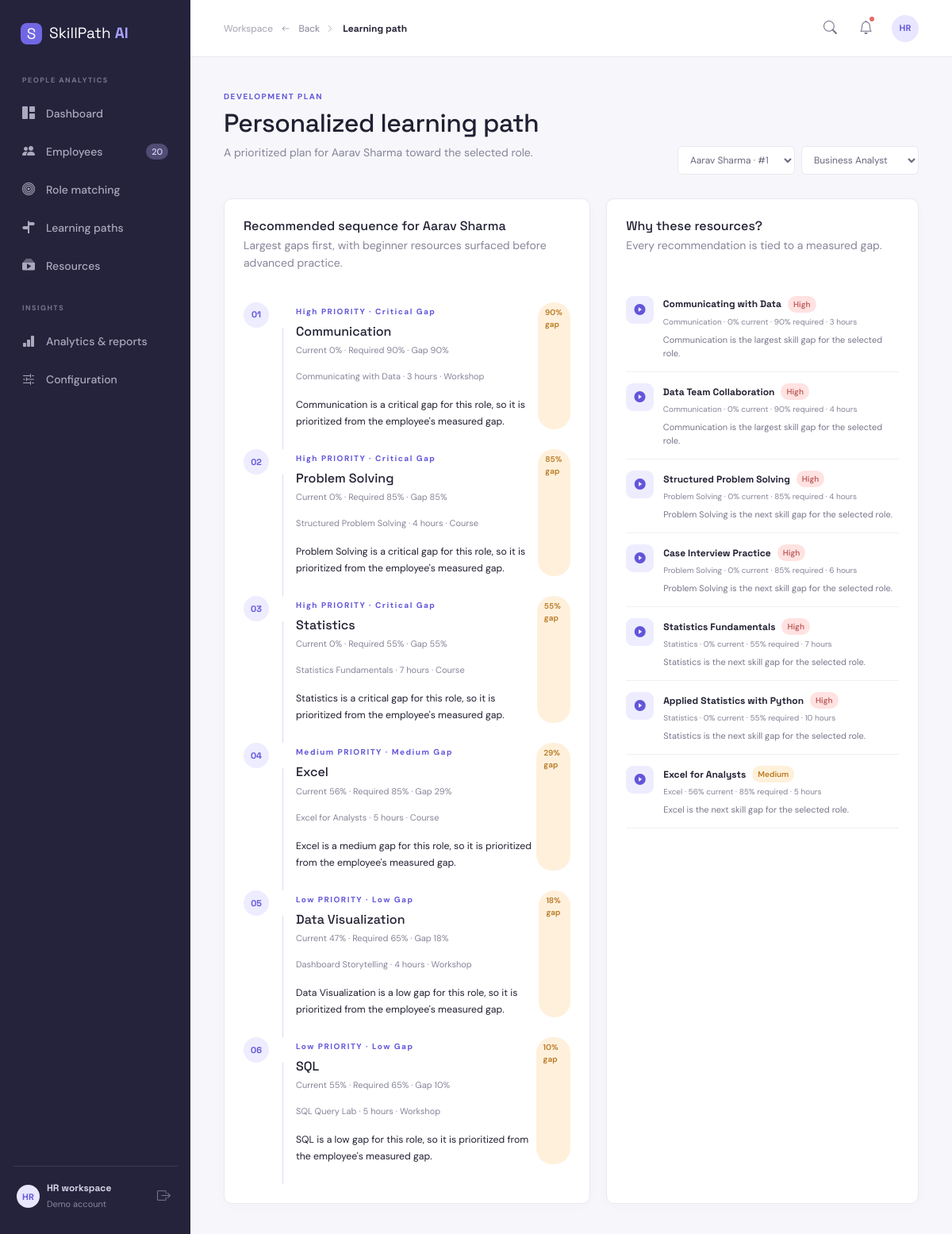
Before: /learning-path with the older database file.
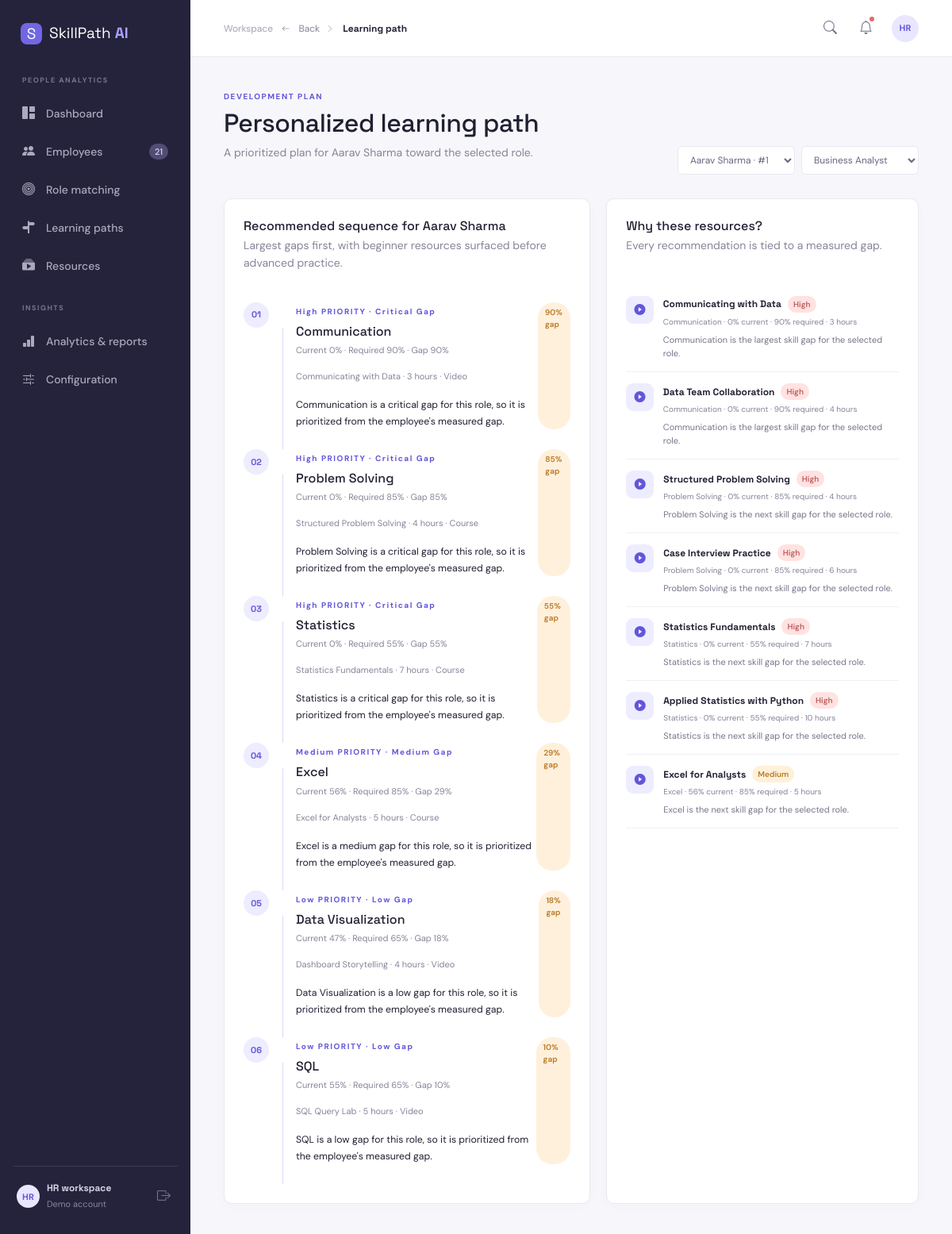
After: the same page with the newer database file.
### tables this page shows
CREATE TABLE employees (id INTEGER PRIMARY KEY AUTOINCREMENT, name TEXT NOT NULL, email TEXT NOT NULL UNIQUE, department TEXT NOT NULL, experience INTEGER NOT NULL DEFAULT 1, profile TEXT DEFAULT '', created_at TEXT DEFAULT CURRENT_TIMESTAMP, current_role TEXT DEFAULT '');

CREATE TABLE role_skills (role_id INTEGER NOT NULL REFERENCES roles(id) ON DELETE CASCADE, skill_id INTEGER NOT NULL REFERENCES skills(id) ON DELETE CASCADE, required_level INTEGER NOT NULL CHECK(required_level BETWEEN 0 AND 100), PRIMARY KEY(role_id, skill_id));

CREATE TABLE skills (id INTEGER PRIMARY KEY AUTOINCREMENT, name TEXT NOT NULL UNIQUE, description TEXT DEFAULT '');

CREATE TABLE learning_resources (id INTEGER PRIMARY KEY AUTOINCREMENT, name TEXT NOT NULL, skill_id INTEGER NOT NULL REFERENCES skills(id) ON DELETE CASCADE, difficulty TEXT NOT NULL, type TEXT NOT NULL, duration TEXT NOT NULL, description TEXT DEFAULT '', url TEXT DEFAULT '#', provider TEXT DEFAULT '');

### app.py (the view)
@app.route("/learning-path", defaults={"employee_id": None})
@app.route("/learning-path/<int:employee_id>")
def learning_path_page(employee_id):
    employees = rows("SELECT * FROM employees ORDER BY name")
    roles = rows("SELECT * FROM roles ORDER BY name")
    employee_id = int(request.args.get("employee_id", employee_id or (employees[0]["id"] if employees else 0)))
    role_id = int(request.args.get("role_id", roles[0]["id"])) if roles else None
    selected_employee = row("SELECT * FROM employees WHERE id=?", (employee_id,)) if employee_id else None
    selected_role = row("SELECT * FROM roles WHERE id=?", (role_id,)) if role_id else None
    return render_template("learning_path.html", employees=employees, employee=selected_employee, roles=roles, selected_role=selected_role, path=learning_path(employee_id, role_id) if selected_employee and role_id else [], recommendations=recommendations(employee_id, role_id) if selected_employee and role_id else [])

### app.py (called while the page is built)
@app.context_processor
def inject_globals():
    return {"nav_employee_count": row("SELECT COUNT(*) AS count FROM employees")["count"], "notifications": notifications_data()}

### database.py (called while the page is built)
def connect():
    DB_PATH.parent.mkdir(exist_ok=True)
    connection = sqlite3.connect(DB_PATH)
    connection.row_factory = sqlite3.Row
    connection.execute("PRAGMA foreign_keys = ON")
    return connection

def rows(query, params=()):
    db = connect()
    result = [dict(row) for row in db.execute(query, params).fetchall()]
    db.close()
    return result

def row(query, params=()):
    db = connect()
    result = db.execute(query, params).fetchone()
    db.close()
    return dict(result) if result else None

### services/analysis.py (called while the page is built)
def employee_skills(employee_id):
    return {item["name"]: item["proficiency"] for item in rows("SELECT s.name, es.proficiency FROM employee_skills es JOIN skills s ON s.id = es.skill_id WHERE es.employee_id = ?", (employee_id,))}

def role_skills(role_id):
    return rows("SELECT s.name, rs.required_level FROM role_skills rs JOIN skills s ON s.id = rs.skill_id WHERE rs.role_id = ? ORDER BY rs.required_level DESC", (role_id,))

def gap_status(gap):
    if gap <= 0: return "Ready"
    if gap <= 20: return "Low Gap"
    if gap <= 40: return "Medium Gap"
    return "Critical Gap"

def recommendations(employee_id, role_id):
    analysis = analyze(employee_id, role_id)
    recommendations = []
    for gap in analysis["gaps"]:
        if gap["gap"] <= 0: continue
        resources = rows("SELECT lr.*, s.name AS skill FROM learning_resources lr JOIN skills s ON s.id = lr.skill_id WHERE s.name = ? ORDER BY CASE difficulty WHEN 'Beginner' THEN 1 WHEN 'Intermediate' THEN 2 ELSE 3 END", (gap["skill"],))
        priority = "High" if gap["gap"] > 40 else "Medium" if gap["gap"] > 20 else "Low"
        for resource in resources[:2]:
            resource.update({"priority": priority, "current": gap["current"], "required": gap["required"], "gap": gap["gap"], "reason": f"{gap['skill']} is the {'largest' if gap is analysis['gaps'][0] else 'next'} skill gap for the selected role."})
            recommendations.append(resource)
    return recommendations

### templates/learning_path.html
{% extends 'base.html' %}{% block title %}Learning path{% endblock %}{% block content %}<div class="page-heading"><div><span class="eyebrow">DEVELOPMENT PLAN</span><h1>Personalized learning path</h1><p class="muted">A prioritized plan for {{ employee.name if employee else 'an employee' }} toward the selected role.</p></div><form class="d-flex gap-2"><select name="employee_id" class="role-select" onchange="this.form.submit()">{% for item in employees %}<option value="{{ item.id }}" {{ 'selected' if employee and item.id == employee.id }}>{{ item.name }} · #{{ item.id }}</option>{% endfor %}</select><select name="role_id" onchange="this.form.submit()" class="role-select">{% for role in roles %}<option value="{{ role.id }}" {{ 'selected' if selected_role and selected_role.id == role.id }}>{{ role.name }}</option>{% endfor %}</select></form></div>{% if employee %}<div class="path-layout"><section class="panel"><div class="panel-header"><div><h3>Recommended sequence for {{ employee.name }}</h3><p class="muted">Largest gaps first, with beginner resources surfaced before advanced practice.</p></div></div><div class="learning-path">{% for item in path %}<div class="path-item"><div class="path-step">{{ '%02d'|format(item.step) }}</div><div class="path-line"></div><div class="path-content"><div class="d-flex justify-content-between"><div><span class="eyebrow">{{ item.priority }} PRIORITY · {{ item.status }}</span><h3>{{ item.skill }}</h3><p class="muted">Current {{ item.current }}% · Required {{ item.required }}% · Gap {{ item.gap }}%</p><p class="muted">{{ item.resource.name }} · {{ item.resource.duration }} · {{ item.resource.type }}</p><small>{{ item.reason }}</small></div><span class="gap-badge">{{ item.gap }}% gap</span></div></div></div>{% else %}<p class="muted">This employee is ready for the selected role.</p>{% endfor %}</div></section><section class="panel"><div class="panel-header"><div><h3>Why these resources?</h3><p class="muted">Every recommendation is tied to a measured gap.</p></div></div>{% for resource in recommendations[:7] %}<div class="recommendation"><div class="resource-icon"><i class="bi bi-play-circle-fill"></i></div><div><div class="d-flex gap-2 align-items-center"><strong>{{ resource.name }}</strong><span class="priority {{ resource.priority|lower }}">{{ resource.priority }}</span></div><small>{{ resource.skill }} · {{ resource.current }}% current · {{ resource.required }}% required · {{ resource.duration }}</small><p>{{ resource.reason }}</p></div></div>{% endfor %}</section></div>{% else %}<div class="panel muted">No employees are available yet.</div>{% endif %}{% endblock %}

### templates/base.html (shortened to what this page needs)
<!doctype html>
<html lang="en">
<head>
  <link href="https://cdn.jsdelivr.net/npm/bootstrap@5.3.3/dist/css/bootstrap.min.css" rel="stylesheet">
  <link href="https://cdn.jsdelivr.net/npm/bootstrap-icons@1.11.3/font/bootstrap-icons.min.css" rel="stylesheet">
  <link rel="stylesheet" href="{{ url_for('static', filename='css/style.css') }}">
</head>
<body>
<div class="app-shell">
  <aside class="sidebar" id="sidebar">
    <div class="brand"><span class="brand-mark">S</span><span>SkillPath <b>AI</b></span></div>
    <div class="workspace-label">PEOPLE ANALYTICS</div>
    <nav>
      <a href="{{ url_for('dashboard') }}" class="{% if request.endpoint == 'dashboard' %}active{% endif %}"><i class="bi bi-grid-1x2-fill"></i> Dashboard</a>
      <a href="{{ url_for('employees') }}" class=""><i class="bi bi-people-fill"></i> Employees <span class="nav-count">{{ nav_employee_count }}</span></a>
      <a href="{{ url_for('matching_page') }}"><i class="bi bi-bullseye"></i> Role matching</a>
      <a href="{{ url_for('learning_path_page') }}"><i class="bi bi-signpost-split-fill"></i> Learning paths</a>
      <a href="{{ url_for('resources_page') }}"><i class="bi bi-collection-play-fill"></i> Resources</a>
      <div class="workspace-label mt-4">INSIGHTS</div>
      <a href="{{ url_for('analytics') }}"><i class="bi bi-bar-chart-fill"></i> Analytics & reports</a>
      <a href="{{ url_for('configuration') }}"><i class="bi bi-sliders2"></i> Configuration</a>
    </nav>
    <div class="sidebar-footer"><div class="avatar avatar-sm">HR</div><div><strong>HR workspace</strong><small>Demo account</small></div><a href="{{ url_for('logout') }}" class="icon-btn ms-auto" title="Log out" aria-label="Log out"><i class="bi bi-box-arrow-right"></i></a></div>
  </aside>
  <main class="main-content">
    <header class="topbar"><div class="crumb">Workspace {% if request.endpoint != 'dashboard' %}<button class="back-button" id="backButton" type="button" title="Go back"><i class="bi bi-arrow-left"></i> Back</button>{% endif %}<i class="bi bi-chevron-right"></i> <strong>{{ self.title() }}</strong></div><div class="top-actions"><a class="icon-btn" href="{{ url_for('employees') }}" title="Search employees"><i class="bi bi-search"></i></a><div class="notification-wrap"><button class="icon-btn position-relative" id="notificationButton" type="button" title="Notifications"><i class="bi bi-bell"></i><span class="notification-dot"></span></button></div><div class="avatar">HR</div></div></header>
    <div class="page-content">{% block content %}{% endblock %}</div>
  </main>
</div>
</body></html>

Changed rows visible on the page:
changed through a linked row, role_skills "Communication": resource.type "Workshop" → "Video"
changed through a linked row, role_skills "Data Visualization": resource.type "Workshop" → "Video"
changed through a linked row, role_skills "SQL": resource.type "Workshop" → "Video"
Other visible differences:
{{ nav_employee_count }}: "20" → "21"
